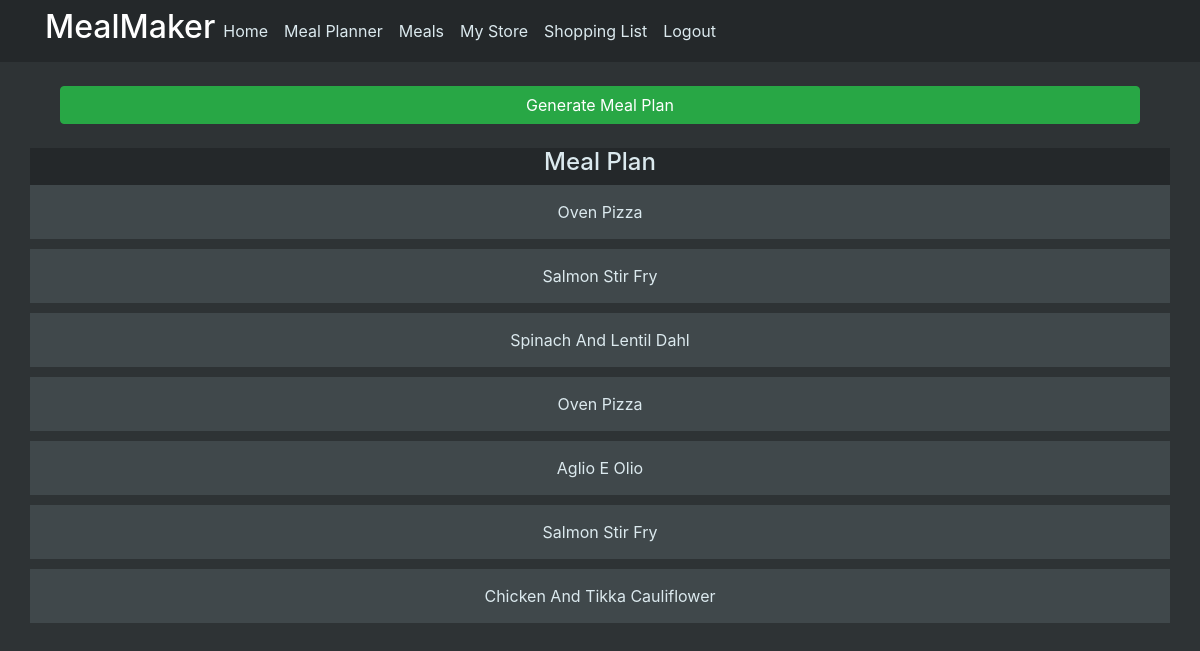
The app's page /meal_planner (signed in), older data.
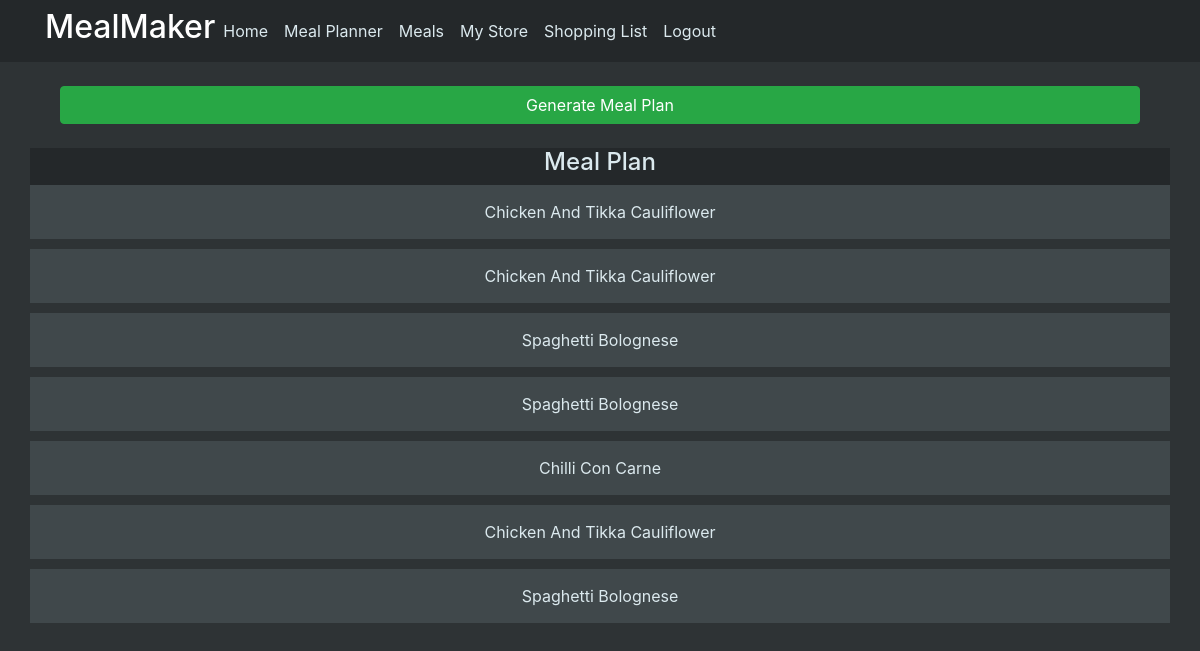
The same page, newer data.
### mealmaker/models.py (models this page shows)
class MealPlan(db.Model):
    id = db.Column(db.Integer, primary_key=True)
    meal_name = db.Column(db.String(200))
    username = db.Column(db.String(200))
    meal_link = db.Column(db.Integer, db.ForeignKey("meal.id"))
    meal_id = db.relationship("Meal")
    meal_store = db.relationship("MealStore", back_populates="meal_plan_id")

### mealmaker/views.py (the view)
@views.route("/meal_planner", methods=["GET", "POST"])
@login_required
def meal_planner():
    if request.method == "POST":
        if request.form["generate-meal-plan"] == "Generate Meal Plan":
            meals = Meal.query.all()
            meals_list = [meal for meal in meals]
            meal_plan = MealPlannerEngine.generate_planned_meal_list(meals_list)
            db.session.query(MealPlan).filter(
                MealPlan.username == current_user.id
            ).delete()
            db.session.commit()
            for meal in meal_plan:
                planned_meal = MealPlan(
                    meal_name=meal.name, username=current_user.id, meal_link=meal.id
                )
                db.session.add(planned_meal)
            db.session.commit()
            return redirect(
                url_for("views.meal_planner", user=current_user, meal_plan=meal_plan)
            )
    elif request.method == "GET":
        checker = db.session.query(MealPlan).filter(
            MealPlan.username == current_user.id
        )
        checker_list = [meal for meal in checker]
        if len(checker_list) == 0:
            meals = Meal.query.all()
            meals_list = [meal for meal in meals]
            meal_plan = []
        else:
            meals = MealPlan.query.filter(MealPlan.username == current_user.id)
            meal_plan = [meal for meal in meals]
    return render_template("meal_planner.html", user=current_user, meal_plan=meal_plan)

### mealmaker/__init__.py (called while the page is built)
def create_app():
    app = Flask(__name__)
    app.config["SECRET_KEY"] = "hjshjhdjah kjshkjdhjs"
    app.config["SQLALCHEMY_DATABASE_URI"] = f"sqlite:///{DB_NAME}"
    app.config["SQLALCHEMY_TRACK_MODIFICATIONS"] = False
    db.init_app(app)
    from .views import views
    from .auth import auth
    app.register_blueprint(views, url_prefix="/")
    app.register_blueprint(auth, url_prefix="/")
    from .models import User, Meal, Ingredient, MealPlan
    create_database(app)
    login_manager = LoginManager()
    login_manager.login_view = "auth.login"
    login_manager.init_app(app)
    @login_manager.user_loader
    def load_user(id):
        return User.query.get(id)
    return app

### mealmaker/templates/meal_planner.html (shortened to what this page needs)
{% extends "layout.html" %}
{% block content%}
<br>
<form method="post">
    <div align="center" class="col">
        <input class="btn btn-success btn-block" type="submit" name="generate-meal-plan" value="Generate Meal Plan">
    </div>
</form>
<br>
<div class="row div-color-dark">
    <div class="div-parent-center">
        <h4>Meal Plan</h4>
    </div>
</div>
{% for meal in meal_plan %}
<div class="row div-color-dim content-section-dim">
    <div class="col-12 text-center">{{meal.meal_name.title()}} </div>
</div>
{% endfor %}
{% endblock %}

### mealmaker/templates/layout.html (shortened to what this page needs)
<!DOCTYPE html>
<html>
<head>
  <link rel="stylesheet" href="https://maxcdn.bootstrapcdn.com/bootstrap/4.0.0/css/bootstrap.min.css"
>
  <link rel="stylesheet" type="text/css" href="{{ url_for('static', filename='main.css') }}">
  <link rel="stylesheet" href="https://cdn.jsdelivr.net/npm/bootstrap-icons@1.9.1/font/bootstrap-icons.css">
</head>
<body>
  <nav class="navbar navbar-expand-lg navbar-color">
    <div class="container">
      <div class="collapse navbar-collapse navbar-color" id="navbar">
        <h2 class="navbar-header">MealMaker</h2>
        {% if user.is_authenticated %}
        <ul class="navbar-nav">
          <li class="nav-item"><a class="nav-link nav-item navbar-link-color" id="home" href="/">Home</a></li>
          <li class="nav-item"><a class="nav-link nav-item navbar-link-color" id="meals" href="/meal_planner">Meal Planner</a></li>
          <li class="nav-item"><a class="nav-link nav-item navbar-link-color" id="meals" href="/meals">Meals</a></li>
          <li class="nav-item"><a class="nav-link nav-item navbar-link-color" id="logout" href="/my_store">My Store</a></li>
          <li class="nav-item"><a class="nav-link nav-item navbar-link-color" id="logout" href="/shopping_list">Shopping List</a></li>
          <li class="nav-item"><a class="nav-link nav-item navbar-link-color" id="logout" href="/logout">Logout</a></li>
        </ul>
        {% else %}
        <div class="nav navbar-nav">
          <a class="nav-item nav-link navbar-right navbar-link-color" id="login" href="/login">Login</a>
          <a class="nav-item nav-link navbar-right navbar-link-color" id="signUp" href="/sign-up">Sign Up</a>
        </div>
        {% endif %}
      </div>
    </div>
  </nav>
  <div class="container">{% block content %} {% endblock %}</div>
</body>
</html>

### mealmaker/static/main.css (style rules this page uses)
body { background-color: #2e3335; color: #DBE9EE; }
.navbar-color { background-color: #24282a; }
.navbar-header { color: white; }
.navbar-link-color { color: #DBE9EE; }
.div-color-dark { background-color: #24282a; }
.div-color-dim { background-color: #40484b; }
.div-parent-center { width: 100%; text-align: center; }
.content-section-dim { padding: 15px 20px; background-color: #40484b; border-radius: 0px; margin-bottom: 10px; }

Row changes from the older to the newer data that the page shows:
changed MealPlan (number 1 of 7 on the later page): meal_name "Oven Pizza" → "Chicken And Tikka Cauliflower"
changed MealPlan (number 2 of 7 on the later page): meal_name "Salmon Stir Fry" → "Chicken And Tikka Cauliflower"
changed MealPlan (number 3 of 7 on the later page): meal_name "Spinach And Lentil Dahl" → "Spaghetti Bolognese"
changed MealPlan (number 4 of 7 on the later page): meal_name "Oven Pizza" → "Spaghetti Bolognese"
changed MealPlan: meal_name "Aglio E Olio" → "Chilli Con Carne"
changed MealPlan (number 6 of 7 on the later page): meal_name "Salmon Stir Fry" → "Chicken And Tikka Cauliflower"
changed MealPlan (number 7 of 7 on the later page): meal_name "Chicken And Tikka Cauliflower" → "Spaghetti Bolognese"
